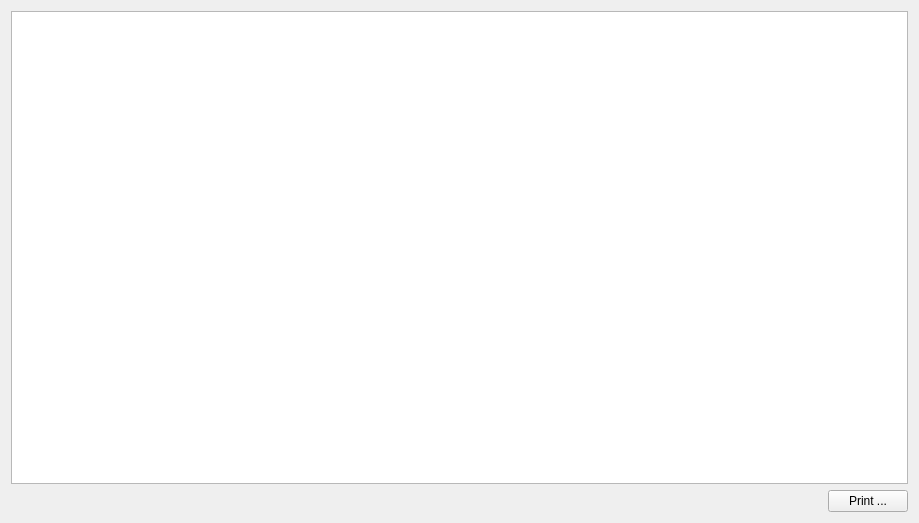
<?xml version="1.0" encoding="UTF-8"?>
<ui version="4.0">
 <class>PrintView</class>
 <widget class="QWidget" name="PrintView">
  <property name="geometry">
   <rect>
    <x>0</x>
    <y>0</y>
    <width>919</width>
    <height>523</height>
   </rect>
  </property>
  <property name="windowTitle">
   <string>Form</string>
  </property>
  <layout class="QGridLayout" name="gridLayout">
   <item row="0" column="0" colspan="2">
    <widget class="QTextEdit" name="textEdit">
     <property name="readOnly">
      <bool>true</bool>
     </property>
    </widget>
   </item>
   <item row="1" column="0">
    <spacer name="horizontalSpacer">
     <property name="orientation">
      <enum>Qt::Horizontal</enum>
     </property>
     <property name="sizeHint" stdset="0">
      <size>
       <width>807</width>
       <height>20</height>
      </size>
     </property>
    </spacer>
   </item>
   <item row="1" column="1">
    <widget class="QPushButton" name="pushButton_print">
     <property name="text">
      <string>Print ...</string>
     </property>
    </widget>
   </item>
  </layout>
 </widget>
 <resources/>
 <connections/>
</ui>
